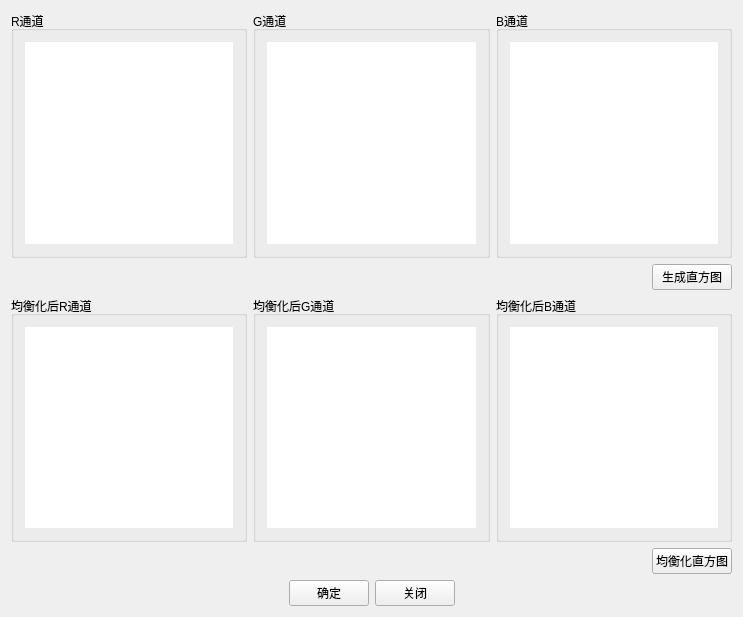
<?xml version="1.0" encoding="UTF-8"?>
<ui version="4.0">
 <class>Histogram</class>
 <widget class="QWidget" name="Histogram">
  <property name="geometry">
   <rect>
    <x>0</x>
    <y>0</y>
    <width>743</width>
    <height>617</height>
   </rect>
  </property>
  <property name="windowTitle">
   <string>Histogram</string>
  </property>
  <layout class="QVBoxLayout" name="verticalLayout_10">
   <item>
    <layout class="QVBoxLayout" name="verticalLayout_9">
     <item>
      <layout class="QVBoxLayout" name="verticalLayout_8" stretch="8,1">
       <item>
        <layout class="QHBoxLayout" name="horizontalLayout">
         <item>
          <widget class="QGroupBox" name="groupBox">
           <property name="title">
            <string>R通道</string>
           </property>
           <layout class="QVBoxLayout" name="verticalLayout_2">
            <item>
             <widget class="QLabel" name="Rlabel">
              <property name="styleSheet">
               <string notr="true">background-color:rgb(255, 255, 255)</string>
              </property>
              <property name="text">
               <string/>
              </property>
             </widget>
            </item>
           </layout>
          </widget>
         </item>
         <item>
          <widget class="QGroupBox" name="groupBox_2">
           <property name="title">
            <string>G通道</string>
           </property>
           <layout class="QVBoxLayout" name="verticalLayout_4">
            <item>
             <widget class="QLabel" name="Glabel">
              <property name="styleSheet">
               <string notr="true">background-color:rgb(255, 255, 255)</string>
              </property>
              <property name="text">
               <string/>
              </property>
             </widget>
            </item>
           </layout>
          </widget>
         </item>
         <item>
          <widget class="QGroupBox" name="groupBox_3">
           <property name="title">
            <string>B通道</string>
           </property>
           <layout class="QVBoxLayout" name="verticalLayout_3">
            <item>
             <widget class="QLabel" name="Blabel">
              <property name="styleSheet">
               <string notr="true">background-color:rgb(255, 255, 255)</string>
              </property>
              <property name="text">
               <string/>
              </property>
             </widget>
            </item>
           </layout>
          </widget>
         </item>
        </layout>
       </item>
       <item>
        <layout class="QHBoxLayout" name="horizontalLayout_3">
         <item>
          <spacer name="horizontalSpacer">
           <property name="orientation">
            <enum>Qt::Horizontal</enum>
           </property>
           <property name="sizeHint" stdset="0">
            <size>
             <width>40</width>
             <height>20</height>
            </size>
           </property>
          </spacer>
         </item>
         <item>
          <widget class="QPushButton" name="getHistBtn">
           <property name="text">
            <string>生成直方图</string>
           </property>
          </widget>
         </item>
        </layout>
       </item>
      </layout>
     </item>
     <item>
      <layout class="QVBoxLayout" name="verticalLayout" stretch="8,1">
       <item>
        <layout class="QHBoxLayout" name="horizontalLayout_2">
         <item>
          <widget class="QGroupBox" name="groupBox_4">
           <property name="title">
            <string>均衡化后R通道</string>
           </property>
           <layout class="QVBoxLayout" name="verticalLayout_5">
            <item>
             <widget class="QLabel" name="Res_Rlabel">
              <property name="styleSheet">
               <string notr="true">background-color:rgb(255, 255, 255)</string>
              </property>
              <property name="text">
               <string/>
              </property>
             </widget>
            </item>
           </layout>
          </widget>
         </item>
         <item>
          <widget class="QGroupBox" name="groupBox_5">
           <property name="title">
            <string>均衡化后G通道</string>
           </property>
           <layout class="QVBoxLayout" name="verticalLayout_7">
            <item>
             <widget class="QLabel" name="Res_Glabel">
              <property name="styleSheet">
               <string notr="true">background-color:rgb(255, 255, 255)</string>
              </property>
              <property name="text">
               <string/>
              </property>
             </widget>
            </item>
           </layout>
          </widget>
         </item>
         <item>
          <widget class="QGroupBox" name="groupBox_6">
           <property name="title">
            <string>均衡化后B通道</string>
           </property>
           <layout class="QVBoxLayout" name="verticalLayout_6">
            <item>
             <widget class="QLabel" name="Res_Blabel">
              <property name="styleSheet">
               <string notr="true">background-color:rgb(255, 255, 255)</string>
              </property>
              <property name="text">
               <string/>
              </property>
             </widget>
            </item>
           </layout>
          </widget>
         </item>
        </layout>
       </item>
       <item>
        <layout class="QHBoxLayout" name="horizontalLayout_4">
         <property name="topMargin">
          <number>0</number>
         </property>
         <item>
          <spacer name="horizontalSpacer_2">
           <property name="orientation">
            <enum>Qt::Horizontal</enum>
           </property>
           <property name="sizeHint" stdset="0">
            <size>
             <width>40</width>
             <height>20</height>
            </size>
           </property>
          </spacer>
         </item>
         <item>
          <widget class="QPushButton" name="getEquHisBtn">
           <property name="text">
            <string>均衡化直方图</string>
           </property>
          </widget>
         </item>
        </layout>
       </item>
      </layout>
     </item>
     <item>
      <layout class="QHBoxLayout" name="horizontalLayout_5">
       <item>
        <spacer name="horizontalSpacer_3">
         <property name="orientation">
          <enum>Qt::Horizontal</enum>
         </property>
         <property name="sizeHint" stdset="0">
          <size>
           <width>40</width>
           <height>20</height>
          </size>
         </property>
        </spacer>
       </item>
       <item>
        <widget class="QPushButton" name="sureBtn">
         <property name="text">
          <string>确定</string>
         </property>
        </widget>
       </item>
       <item>
        <widget class="QPushButton" name="closeBtn">
         <property name="text">
          <string>关闭</string>
         </property>
        </widget>
       </item>
       <item>
        <spacer name="horizontalSpacer_4">
         <property name="orientation">
          <enum>Qt::Horizontal</enum>
         </property>
         <property name="sizeHint" stdset="0">
          <size>
           <width>40</width>
           <height>20</height>
          </size>
         </property>
        </spacer>
       </item>
      </layout>
     </item>
    </layout>
   </item>
  </layout>
 </widget>
 <layoutdefault spacing="6" margin="11"/>
 <resources/>
 <connections/>
</ui>
